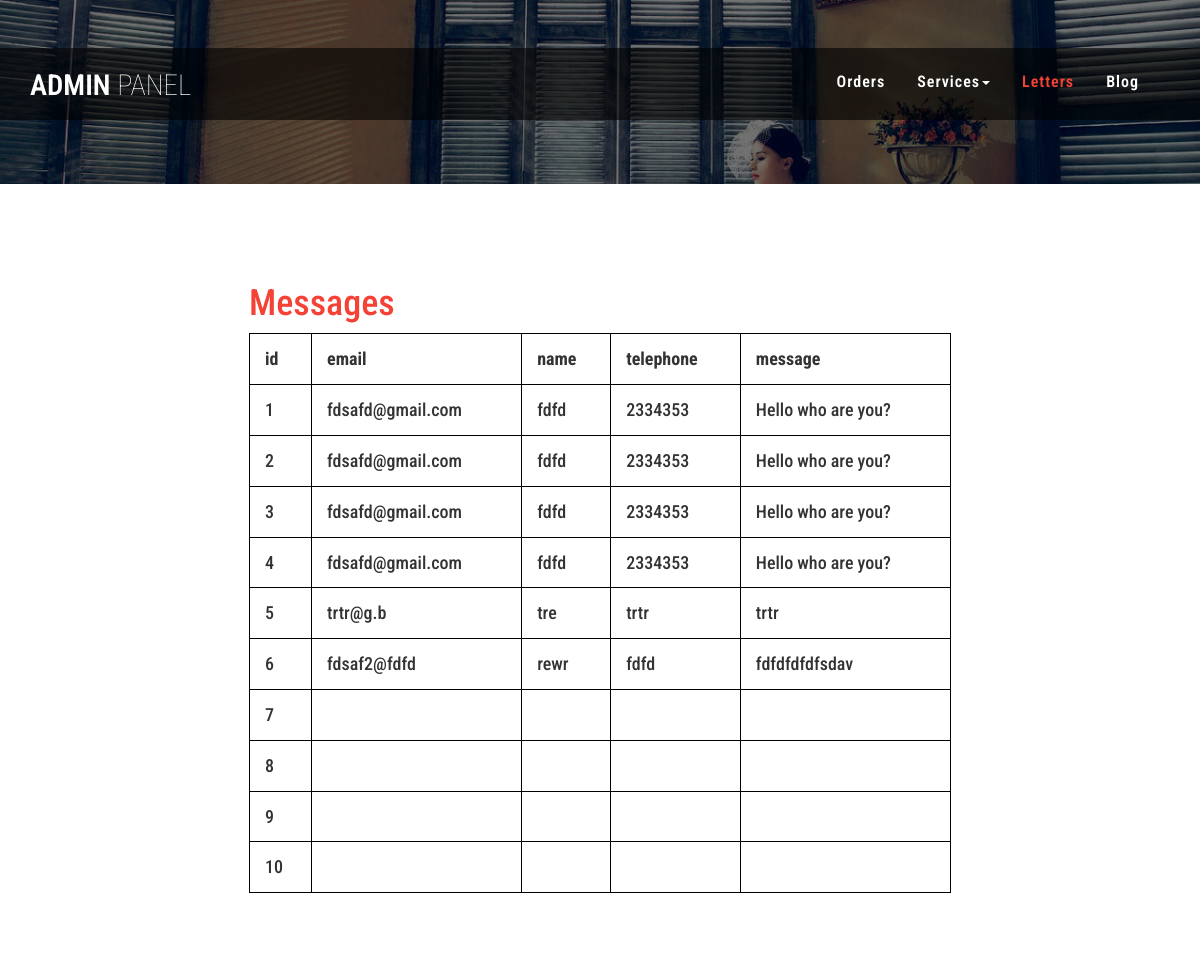
Page /letter.php on the committed database.
### tables this page shows
CREATE TABLE `message` (
  `id` int(11) NOT NULL,
  `name` varchar(255) NOT NULL,
  `email` varchar(255) NOT NULL,
  `telephone` varchar(255) NOT NULL,
  `message` varchar(1000) NOT NULL
);

### letter.php (the view, shortened to what this page needs)
<?php
include 'config/database.php';
$sql = 'SELECT * FROM message';
$result = mysqli_query($link, $sql);
$standards = mysqli_fetch_all($result, MYSQLI_ASSOC);
?>
<!DOCTYPE html>
<html lang="en">
<head>
	<link href="css/bootstrap.css" rel="stylesheet" type="text/css" media="all" />
	<link rel="stylesheet" href="css/style.css" type="text/css" media="all" />
	<link href="css/font-awesome.css" rel="stylesheet">
</head>
<body>
	<div class="banner">
		<?php include 'adminheader.php'?>
	</div>
	<div>
		<h4>
			<div class="container">
				<div class="row">
					<div class="col s6 md3">
						<div class="card z-depth 0">
							<div style="width: 100%;padding-left:20%;padding-top: 6%;padding-right: 20%;padding-bottom: 6%">
								<section id="new">
									<h1 style="color: #F44336">Messages</h1>
								</section>
								<form action="config/deletestandard.php" method="POST">
									<table style="width:100%">
										<tr>
											<th>id</th>
											<th>email</th>
											<th>name</th>
											<th>telephone</th>
											<th>message</th>
										</tr>
										<?php
										foreach ($standards as $item) {
											?>
											<tr style="margin-top: 20px">
												<td><?php echo$item['id'];?></td>
												<td><?php echo$item['email'];?></td>
												<td><?php echo$item['name'];?></td>
												<td><?php echo$item['telephone'];?></td>
												<td><?php echo$item['message'];?></td>
											</tr>
											<?php
										}
										?>
									</table>
								</form>
							</div>
						</div>
					</div>
				</div>
			</div>
		</h4>
	</div>
	</body>
	</html>

### css/style.css (style rules this page uses)
html, body { font-size: 100%; font-family: 'Roboto Condensed', sans-serif; }
body { background:#FFFFFF; }
.banner { background: url(../images/1.jpg) no-repeat 0px 0px; background-size: cover; padding: 3em 0 4em; }
table, th, td { border: 1px solid black; border-collapse: collapse; }
th, td { padding: 15px; }

### rows in the picture
message: id "1", email "fdsafd@gmail.com", name "fdfd", telephone "2334353", message "Hello who are you?"
message: id "2", email "fdsafd@gmail.com", name "fdfd", telephone "2334353", message "Hello who are you?"
message: id "3", email "fdsafd@gmail.com", name "fdfd", telephone "2334353", message "Hello who are you?"
message: id "4", email "fdsafd@gmail.com", name "fdfd", telephone "2334353", message "Hello who are you?"
message: id "5", email "trtr@g.b", name "tre", telephone "trtr", message "trtr"
message: id "6", email "fdsaf2@fdfd", name "rewr", telephone "fdfd", message "fdfdfdfdfsdav"
message: id "7"
message: id "8"
message: id "9"
message: id "10"
